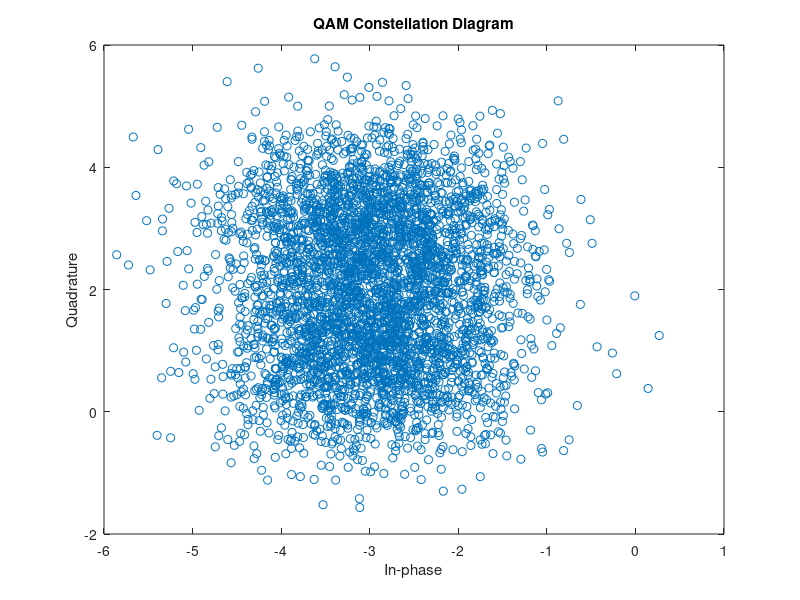

The MATLAB script that drew this image:
% QAM modulation parameters
M = 16;
k = log2(M);

% Generate random binary data
data = randi([0 1], 1, k*1000);

% Perform QAM modulation
modulated_data = qammod(data, M);

% Add AWGN (Additive White Gaussian Noise)
SNR_dB = 10;
received_data = awgn(modulated_data, SNR_dB, 'measured');

% Perform QAM demodulation
demodulated_data = qamdemod(received_data, M);

% Calculate bit error rate (BER)
ber = biterr(data, demodulated_data) / numel(data);

% Display results
disp(['Bit Error Rate (BER): ' num2str(ber)]);

% Plot figure
figure;
plot(real(received_data), imag(received_data), 'o');
title('QAM Constellation Diagram');
xlabel('In-phase');
ylabel('Quadrature');
